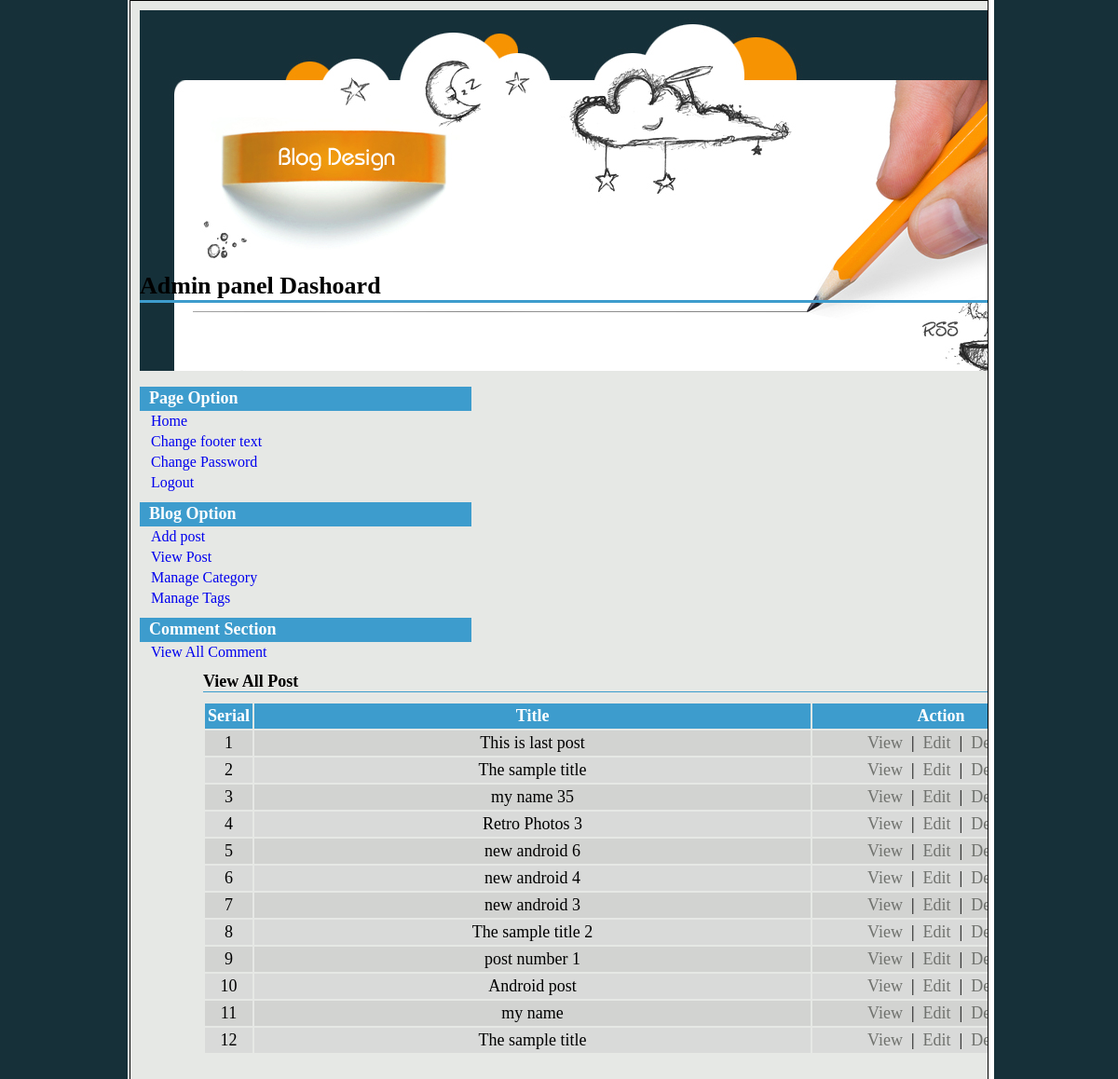
/admin/post-view.php (signed in), run on the app's committed database.
### tables this page shows
CREATE TABLE IF NOT EXISTS `tbl_post` (
`post_id` int(11) NOT NULL,
  `post_title` varchar(255) NOT NULL,
  `post_description` text NOT NULL,
  `post_image` varchar(255) NOT NULL,
  `cat_id` int(11) NOT NULL,
  `tag_id` varchar(255) NOT NULL,
  `post_date` varchar(255) NOT NULL,
  `year` varchar(4) NOT NULL,
  `month` varchar(2) NOT NULL,
  `post_timestamp` varchar(255) NOT NULL
);

### admin/post-view.php (the view, shortened to what this page needs)
<?php
include('../config.php');
?>
<?php include('header.php')?>
	<h2>View All Post</h2>
	<table class="tbl2">
		<tr>
			<th width="5%">Serial</th>
			<th width="65%">Title</th>
			<th width="30%">Action</th>
		</tr>
		<?php
			$i = 0;
			$statement = $db->prepare("SELECT * FROM tbl_post ORDER BY post_id DESC");
			$statement->execute();
			$result = $statement->fetchAll(PDO::FETCH_ASSOC);
			foreach($result as $row){
				$i++;
			?>
				<tr>
			<td><?php echo $i;?></td>
			<td><?php echo $row['post_title']; ?></td>
			<td><a class="fancybox" href="#inline<?php echo $i;?>"> View</a>
			&nbsp;|&nbsp;
			<a href="post-edit.php?id=<?php echo $row['post_id'];?>" >Edit</a>
			&nbsp;|&nbsp;
			<a onclick='return confirmDelete();' href="post-delete.php?id=<?php echo $row['post_id'];?>">Delete</a></td>
			</tr>
			<?php
			}
		?>
	</table>
<?php include('footer.php')?>

### style_admin.css (style rules this page uses)
* { padding:0; margin:0; }
body { font-family: 'Times New Roman',arial; font-size:18px; }
#content h2 { border-bottom:1px solid #3d9ccd; color:#000; font-size: 18px; margin-top: 10px; }
table.tbl2 { margin-top: 10px; }
table.tbl2 tr td { text-align: center; padding: 3px; }
table.tbl2 tr th { background-color: #3d9ccd; color: #fff; padding: 3px; }
table.tbl2 tr:nth-child(2n+1) td { background-color: #d9dad9; }
table.tbl2 tr:nth-child(2n) td { background-color: #d2d3d1; }
table.tbl2 tr td a { color: #70726e; text-decoration: none; }

### style.css (style rules this page uses)
* { margin:0px; padding:0px; }
html { width:100%; height:100%; background-color:#163039; }
body { width:1000px; height:100%; position:relative; margin:0 auto; background-image:url(images/bg.gif); background-position:top left; background-repeat:repeat-y; }
html > body { height:auto; min-height:100%; }

### data on the page
tbl_post: post_title "This is last post"
tbl_post: post_title "The sample title"
tbl_post: post_title "my name 35"
tbl_post: post_title "Retro Photos 3"
tbl_post: post_title "new android 6"
tbl_post: post_title "new android 4"
tbl_post: post_title "new android 3"
tbl_post: post_title "The sample title 2"
tbl_post: post_title "post number 1"
tbl_post: post_title "Android post"
tbl_post: post_title "my name"
tbl_post: post_title "The sample title"
